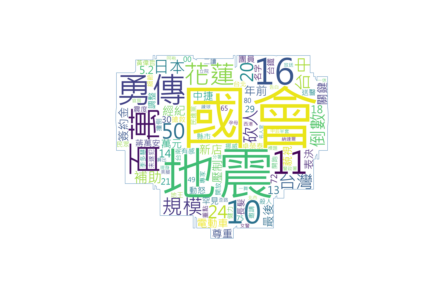

The script that saved this image:
from selenium.webdriver.common.keys import Keys
from selenium.webdriver import DesiredCapabilities
from selenium.common.exceptions import NoSuchElementException
from selenium.webdriver.support.wait import WebDriverWait
from selenium.webdriver.support import expected_conditions as EC
from selenium.webdriver.common.by import By
from selenium.webdriver.common.action_chains import ActionChains
from selenium import webdriver
from selenium.webdriver.chrome.options import Options as ChromeOptions  #202
from selenium.webdriver.support.ui import Select
from bs4 import BeautifulSoup
from datetime import datetime, timedelta
import pandas as pd
import xlsxwriter
import time
from datetime import datetime,timedelta
import requests
from wordcloud import WordCloud, STOPWORDS
import numpy as np
import matplotlib.pyplot as plt
from PIL import Image
import jieba
import jieba.analyse
from collections import Counter # 次數統計


chrome_options=ChromeOptions()
chrome_options.add_experimental_option("detach",True)
browser=webdriver.Chrome(options=chrome_options)
browser.get("https://www.ettoday.net/news/news-list.htm")

html_source=browser.page_source  #取得網頁原始碼
soup=BeautifulSoup(html_source,"lxml")
###################時間轉換成電腦格式
now1=datetime.now()#現在時間
two_hours=timedelta(hours=2)#兩小時
two_hours_ago=now1-two_hours
two_hours_ago_time=two_hours_ago.strftime("%Y/%m/%d %H:%M")  #將時間格式轉換成東森新聞雲的時間格式

df=pd.DataFrame(columns=["標題"])  #宣告空的df

html_source=browser.page_source  #取得網頁原始碼
soup=BeautifulSoup(html_source,"lxml")
area0=soup.find("div",class_="part_list_2")
area1=area0.find_all("h3")
for i in range(4,len(area1),1):
        #print(area1[i].text)
        time1=area1[i].find("span",class_="date").text
        class1=area1[i].find("em").text
        title1=area1[i].find("a").text
        link1=area1[i].find("a").get('href')
#####################################時間比大小################################
        if time1 >= two_hours_ago_time :
            print(time1,class1,title1,link1)#大的輸出
        
            print("-------------------")    
            df.loc[i]=[title1]
        else:
            break#小的就斷掉
df.to_csv("ds.csv",encoding="utf_8_sig")
browser.close()


dictfile = "dict.txt.big.txt"  #設定常用字典
stopfile = "stopWord.txt"  #設定停用詞，譬如唱歌會用到的oh，喔
fontpath = "msjh.ttf"  #中文繪圖需要中文字體,微軟正黑體
userdict="userdict.txt" #設定自訂的字典,就是一定要保留的，譬如五月天的 "動次"
mdfile = "ds.csv"  #要分析的來源，這個範例是五月天20首歌
topwords=100 #使用排名前幾個的字詞
pngfile = "mask_Tiara.png"  #想要文字雲出現的遮罩圖案(單色,png檔案背景不可透明)
outputfile="東森文字雲.png"  #輸出圖片檔案名稱

bgmask = np.array(Image.open(pngfile))

jieba.set_dictionary(dictfile)
jieba.analyse.set_stop_words(stopfile)
jieba.load_userdict(userdict)
text = open(mdfile,"r",encoding="utf-8").read()
tags = jieba.analyse.extract_tags(text, topK=topwords)
seg_list = jieba.lcut(text, cut_all=False)
dictionary = Counter(seg_list)

#開始段詞與排序
freq = {}
for ele in dictionary:
    if ele in tags:
        freq[ele] = dictionary[ele]
print(freq) # 計算各詞彙出現的次數

#背景顏色預設黑色，改為白色
#遮罩圖案改用五月天的皇冠
#contour是指邊框
#margin是文字間距
#其他參數請自行參考wordcloud
wordcloud = WordCloud(background_color="white", mask=bgmask, contour_width=3, contour_color='steelblue', font_path= fontpath).generate_from_frequencies(freq)
#wordcloud = WordCloud(background_color="white", mask=bgmask, font_path= fontpath, width=2400, height=2400, margin=0).generate_from_frequencies(freq)
plt.figure()
plt.imshow(wordcloud, interpolation="bilinear")
plt.axis("off")
#存檔用
plt.savefig(outputfile)
#顯示用
plt.show()